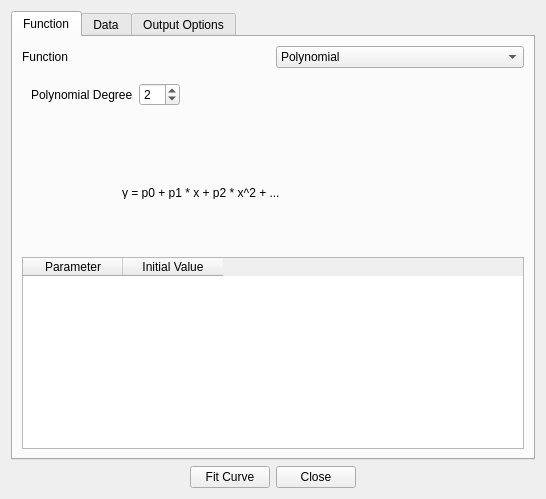
<?xml version="1.0" encoding="UTF-8"?>
<ui version="4.0">
 <class>CurveFitting</class>
 <widget class="QWidget" name="CurveFitting">
  <property name="geometry">
   <rect>
    <x>0</x>
    <y>0</y>
    <width>546</width>
    <height>499</height>
   </rect>
  </property>
  <property name="windowTitle">
   <string>Curve Fitting</string>
  </property>
  <layout class="QVBoxLayout" name="verticalLayout">
   <item>
    <widget class="QTabWidget" name="tabWidget">
     <property name="currentIndex">
      <number>0</number>
     </property>
     <widget class="QWidget" name="tabFunction">
      <attribute name="title">
       <string>Function</string>
      </attribute>
      <layout class="QGridLayout" name="gridLayout">
       <item row="0" column="0">
        <widget class="QLabel" name="label">
         <property name="text">
          <string>Function</string>
         </property>
        </widget>
       </item>
       <item row="0" column="1">
        <widget class="QComboBox" name="function">
         <property name="currentIndex">
          <number>0</number>
         </property>
         <item>
          <property name="text">
           <string>Polynomial</string>
          </property>
         </item>
         <item>
          <property name="text">
           <string>Sinusoid</string>
          </property>
         </item>
         <item>
          <property name="text">
           <string>Power Law</string>
          </property>
         </item>
         <item>
          <property name="text">
           <string>Exponential</string>
          </property>
         </item>
        </widget>
       </item>
       <item row="3" column="0" colspan="2">
        <widget class="QTableWidget" name="parameterTable">
         <property name="enabled">
          <bool>true</bool>
         </property>
         <column>
          <property name="text">
           <string>Parameter</string>
          </property>
         </column>
         <column>
          <property name="text">
           <string>Initial Value</string>
          </property>
         </column>
        </widget>
       </item>
       <item row="1" column="0" colspan="2">
        <widget class="QStackedWidget" name="functionStackedWidget">
         <property name="currentIndex">
          <number>0</number>
         </property>
         <widget class="QWidget" name="page">
          <layout class="QFormLayout" name="formLayout">
           <property name="fieldGrowthPolicy">
            <enum>QFormLayout::ExpandingFieldsGrow</enum>
           </property>
           <item row="0" column="0">
            <widget class="QLabel" name="label_2">
             <property name="text">
              <string>Polynomial Degree</string>
             </property>
            </widget>
           </item>
           <item row="0" column="1">
            <widget class="QSpinBox" name="polynomialDegree">
             <property name="value">
              <number>2</number>
             </property>
            </widget>
           </item>
          </layout>
         </widget>
         <widget class="QWidget" name="page_2"/>
         <widget class="QWidget" name="page_5"/>
         <widget class="QWidget" name="page_7"/>
        </widget>
       </item>
       <item row="2" column="0" colspan="2">
        <widget class="QStackedWidget" name="equationStackedWidget">
         <property name="currentIndex">
          <number>0</number>
         </property>
         <widget class="QWidget" name="page_3">
          <widget class="QLabel" name="label_10">
           <property name="geometry">
            <rect>
             <x>100</x>
             <y>20</y>
             <width>184</width>
             <height>13</height>
            </rect>
           </property>
           <property name="text">
            <string>y = p0 + p1 * x + p2 * x^2 + ...</string>
           </property>
          </widget>
         </widget>
         <widget class="QWidget" name="page_4">
          <widget class="QLabel" name="label_9">
           <property name="geometry">
            <rect>
             <x>140</x>
             <y>30</y>
             <width>221</width>
             <height>41</height>
            </rect>
           </property>
           <property name="text">
            <string>y = p0 + p1 * Cos(2 * pi * x / p2 + p3)</string>
           </property>
          </widget>
         </widget>
         <widget class="QWidget" name="page_6">
          <widget class="QLabel" name="label_14">
           <property name="geometry">
            <rect>
             <x>170</x>
             <y>30</y>
             <width>221</width>
             <height>41</height>
            </rect>
           </property>
           <property name="text">
            <string>y = y0 + a * x^k</string>
           </property>
          </widget>
         </widget>
         <widget class="QWidget" name="page_8">
          <widget class="QLabel" name="label_15">
           <property name="geometry">
            <rect>
             <x>160</x>
             <y>30</y>
             <width>211</width>
             <height>16</height>
            </rect>
           </property>
           <property name="text">
            <string>y = y0 + A * e^(b * x)</string>
           </property>
          </widget>
         </widget>
        </widget>
       </item>
      </layout>
     </widget>
     <widget class="QWidget" name="tabData">
      <attribute name="title">
       <string>Data</string>
      </attribute>
      <layout class="QGridLayout" name="gridLayout_2">
       <item row="0" column="0">
        <widget class="QLabel" name="label_3">
         <property name="text">
          <string>X Wave</string>
         </property>
        </widget>
       </item>
       <item row="0" column="1">
        <widget class="QLabel" name="label_4">
         <property name="text">
          <string>Y Wave</string>
         </property>
        </widget>
       </item>
       <item row="1" column="0">
        <widget class="QWaveComboBox" name="xWave"/>
       </item>
       <item row="1" column="1">
        <widget class="QWaveComboBox" name="yWave"/>
       </item>
       <item row="3" column="0">
        <spacer name="verticalSpacer">
         <property name="orientation">
          <enum>Qt::Vertical</enum>
         </property>
         <property name="sizeHint" stdset="0">
          <size>
           <width>20</width>
           <height>40</height>
          </size>
         </property>
        </spacer>
       </item>
       <item row="2" column="0" colspan="2">
        <widget class="QGroupBox" name="groupBox">
         <property name="title">
          <string>Data Range</string>
         </property>
         <layout class="QGridLayout" name="gridLayout_3">
          <item row="1" column="0">
           <widget class="QWaveStartSpinBox" name="dataRangeStart"/>
          </item>
          <item row="1" column="1">
           <widget class="QWaveEndSpinBox" name="dataRangeEnd"/>
          </item>
          <item row="0" column="0">
           <widget class="QLabel" name="label_5">
            <property name="text">
             <string>Start</string>
            </property>
           </widget>
          </item>
          <item row="0" column="1">
           <widget class="QLabel" name="label_6">
            <property name="text">
             <string>End</string>
            </property>
           </widget>
          </item>
         </layout>
        </widget>
       </item>
      </layout>
     </widget>
     <widget class="QWidget" name="tabOutput">
      <attribute name="title">
       <string>Output Options</string>
      </attribute>
      <layout class="QGridLayout" name="gridLayout_4">
       <item row="1" column="1">
        <widget class="QGroupBox" name="outputParameters">
         <property name="title">
          <string>Output Parameters?</string>
         </property>
         <property name="checkable">
          <bool>true</bool>
         </property>
         <layout class="QFormLayout" name="formLayout_2">
          <property name="fieldGrowthPolicy">
           <enum>QFormLayout::ExpandingFieldsGrow</enum>
          </property>
          <item row="0" column="0">
           <widget class="QLabel" name="label_7">
            <property name="text">
             <string>Destination Wave</string>
            </property>
           </widget>
          </item>
          <item row="0" column="1">
           <widget class="QLineEdit" name="parameterDestination"/>
          </item>
          <item row="1" column="0">
           <widget class="QCheckBox" name="saveLabels">
            <property name="layoutDirection">
             <enum>Qt::RightToLeft</enum>
            </property>
            <property name="text">
             <string>Save Labels to Wave</string>
            </property>
            <property name="checked">
             <bool>true</bool>
            </property>
           </widget>
          </item>
          <item row="1" column="1">
           <widget class="QLineEdit" name="saveLabelsDestination"/>
          </item>
         </layout>
        </widget>
       </item>
       <item row="1" column="2">
        <widget class="QGroupBox" name="outputInterpolation">
         <property name="title">
          <string>Apply fit to domain?</string>
         </property>
         <property name="checkable">
          <bool>true</bool>
         </property>
         <layout class="QFormLayout" name="formLayout_3">
          <item row="1" column="0">
           <widget class="QLabel" name="label_8">
            <property name="text">
             <string>Wave to Interpolate Over</string>
            </property>
           </widget>
          </item>
          <item row="1" column="1">
           <widget class="QWaveComboBox" name="interpolationDomain"/>
          </item>
          <item row="2" column="0" colspan="2">
           <widget class="QGroupBox" name="groupBox_4">
            <property name="title">
             <string>Interpolation Range</string>
            </property>
            <layout class="QGridLayout" name="gridLayout_5">
             <item row="1" column="0">
              <widget class="QWaveStartSpinBox" name="interpolationRangeStart"/>
             </item>
             <item row="1" column="1">
              <widget class="QWaveEndSpinBox" name="interpolationRangeEnd"/>
             </item>
             <item row="0" column="0">
              <widget class="QLabel" name="label_11">
               <property name="text">
                <string>Start</string>
               </property>
              </widget>
             </item>
             <item row="0" column="1">
              <widget class="QLabel" name="label_12">
               <property name="text">
                <string>End</string>
               </property>
              </widget>
             </item>
            </layout>
           </widget>
          </item>
          <item row="0" column="0">
           <widget class="QLabel" name="label_13">
            <property name="text">
             <string>Destination Wave</string>
            </property>
           </widget>
          </item>
          <item row="0" column="1">
           <widget class="QLineEdit" name="interpolationDestination"/>
          </item>
         </layout>
        </widget>
       </item>
       <item row="0" column="1">
        <widget class="QCheckBox" name="createTable">
         <property name="text">
          <string>Create Table with Outputs</string>
         </property>
         <property name="checked">
          <bool>true</bool>
         </property>
        </widget>
       </item>
      </layout>
     </widget>
    </widget>
   </item>
   <item>
    <layout class="QHBoxLayout" name="horizontalLayout">
     <item>
      <spacer name="horizontalSpacer_2">
       <property name="orientation">
        <enum>Qt::Horizontal</enum>
       </property>
       <property name="sizeHint" stdset="0">
        <size>
         <width>40</width>
         <height>20</height>
        </size>
       </property>
      </spacer>
     </item>
     <item>
      <widget class="QPushButton" name="doFitButton">
       <property name="text">
        <string>Fit Curve</string>
       </property>
      </widget>
     </item>
     <item>
      <widget class="QPushButton" name="closeButton">
       <property name="text">
        <string>Close</string>
       </property>
      </widget>
     </item>
     <item>
      <spacer name="horizontalSpacer">
       <property name="orientation">
        <enum>Qt::Horizontal</enum>
       </property>
       <property name="sizeHint" stdset="0">
        <size>
         <width>40</width>
         <height>20</height>
        </size>
       </property>
      </spacer>
     </item>
    </layout>
   </item>
  </layout>
 </widget>
 <customwidgets>
  <customwidget>
   <class>QWaveStartSpinBox</class>
   <extends>QSpinBox</extends>
   <header>gui.QWaveLimitSpinBox</header>
  </customwidget>
  <customwidget>
   <class>QWaveEndSpinBox</class>
   <extends>QSpinBox</extends>
   <header>gui.QWaveLimitSpinBox</header>
  </customwidget>
  <customwidget>
   <class>QWaveComboBox</class>
   <extends>QComboBox</extends>
   <header>gui.QWaveComboBox</header>
  </customwidget>
 </customwidgets>
 <resources/>
 <connections>
  <connection>
   <sender>function</sender>
   <signal>currentIndexChanged(int)</signal>
   <receiver>functionStackedWidget</receiver>
   <slot>setCurrentIndex(int)</slot>
   <hints>
    <hint type="sourcelabel">
     <x>376</x>
     <y>52</y>
    </hint>
    <hint type="destinationlabel">
     <x>342</x>
     <y>83</y>
    </hint>
   </hints>
  </connection>
  <connection>
   <sender>function</sender>
   <signal>currentIndexChanged(int)</signal>
   <receiver>equationStackedWidget</receiver>
   <slot>setCurrentIndex(int)</slot>
   <hints>
    <hint type="sourcelabel">
     <x>401</x>
     <y>53</y>
    </hint>
    <hint type="destinationlabel">
     <x>388</x>
     <y>175</y>
    </hint>
   </hints>
  </connection>
 </connections>
</ui>
